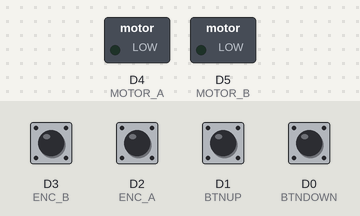
This sketch was run on a simulated ESP8266 (NodeMCU). Shown: switched loads named in the sketch (green lamp = pin HIGH). The test bench sets the inputs (shaded band); at power-on: D0 (BTNDOWN), D1 (BTNUP), D2 (ENC_A), D3 (ENC_B) HIGH. EEPROM starts erased; what the sketch prints to the serial monitor is not drawn.

Above: at 1.2 s.
1.3 s: D1 (BTNUP) pulled LOW for 0.15 s
At 1.38 s:
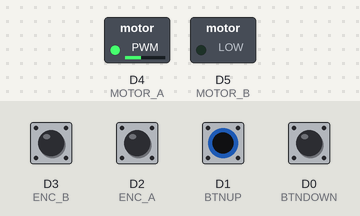
2.9 s: D0 (BTNDOWN) pulled LOW for 0.15 s
At 2.98 s:
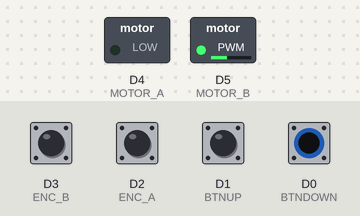
6.0 s: D1 (BTNUP) pulled LOW for 1 s
At 8.1 s:
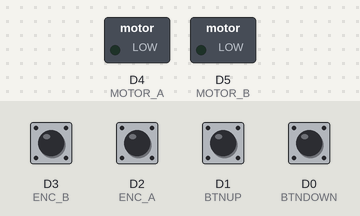
8.5 s: D1 (BTNUP) pulled LOW for 3.2 s
At 9.8 s:
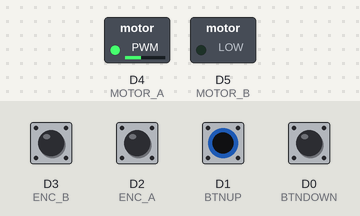
13.2 s: D0 (BTNDOWN) pulled LOW for 1 s
At 14.8 s:
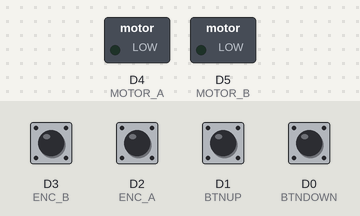
Timing chart, 0 to 16.3 s (numbered marks = the images above; inputs shaded):
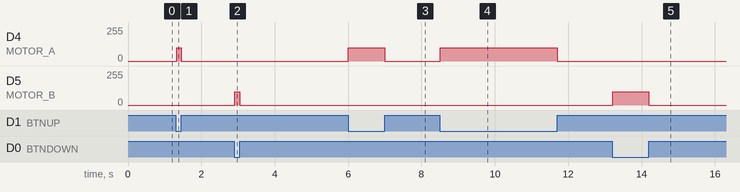

The sketch:

main_software.ino
```cpp
#include <SPI.h>
#include <MFRC522.h>
#include <EEPROM.h>
#include <vector>
#include <array>
#include <algorithm> // For std::find

// --- Pin Definitions ---
#define SS_PIN D7
#define RST_PIN D6
#define BTNUP D1
#define BTNDOWN D0
#define MOTOR_A D4
#define MOTOR_B D5
#define ENC_A D2 // This pin MUST support interrupts
#define ENC_B D3

// --- Constants ---
const int MOTOR_SPEED_FULL = 255;
const int MOTOR_SPEED_MIN = 80;//minimum speed for it to move.
const int MOTOR_SPEED_MANUAL = 100;
const int FULL_REVOLUTIION_TICKS = 8620;//12 ticks per encoder revolution, 100:1 reduction
const int DOOR_TRAVEL_TICKS = FULL_REVOLUTIION_TICKS * 2;//2 revolutions
const long DOOR_HOLD_TIME = 2000;  // ms
const int MAX_IDS = 50;           // Set a reasonable max limit for IDs

const int Kp = 4;
const int TARGET_RANGE = 10;// Number of tick+- to consider in target.

// --- EEPROM Data Structure ---
// EEPROM is emulated Flash memory on the RP2040.
// Layout: [MagicByte1, MagicByte2, ID_Count, ID1, ID2, ...]
const int EEPROM_SIZE = 2 + 1 + (MAX_IDS * 4); // 2 magic bytes, 1 count byte, 4 bytes per ID
const byte EEPROM_MAGIC_1 = 0xDE;
const byte EEPROM_MAGIC_2 = 0xAD;
#define EEPROM_ADDR_COUNT 2
#define EEPROM_ADDR_IDS_START 3

// --- RFID Instance ---
MFRC522 rfid(SS_PIN, RST_PIN);

// --- Global Variables ---
std::vector<std::array<byte, 4>> acceptedIDsList; // Holds IDs in memory

byte nuidPICC[4];    // Stores the NUID of the last scanned card
bool isOpen = false; // Tracks door state

volatile long encoderPos = 0; // Current encoder position
long targetPos = 0;           // Target encoder position
unsigned long openTime = 0;   // Timestamp for door opening

bool programmingMode = false; // Flag for ID management mode
unsigned long buttonHoldStartTime = 0;

enum motorDirection { forward, backward };

// --- Function Prototypes ---
void loadIDsFromEEPROM();
void saveIDsToEEPROM();

// --- Initialization ---
void setup() {
  Serial.begin(9600);

  // Init EEPROM
  EEPROM.begin(EEPROM_SIZE);
  loadIDsFromEEPROM();

  // Init RFID
  SPI.begin();
  rfid.PCD_Init();

  // Pin Modes
  pinMode(MOTOR_A, OUTPUT);
  pinMode(MOTOR_B, OUTPUT);
  pinMode(BTNUP, INPUT_PULLUP);
  pinMode(BTNDOWN, INPUT_PULLUP);
  pinMode(ENC_A, INPUT_PULLUP);
  pinMode(ENC_B, INPUT_PULLUP);

  // Attach encoder interrupt. No worky
  attachInterrupt(digitalPinToInterrupt(ENC_A), readEncoder, CHANGE);
  attachInterrupt(digitalPinToInterrupt(ENC_B), readEncoder, CHANGE);

  Serial.println(F("\n--- RFID Door Lock Ready ---"));
  Serial.printf("Loaded IDs from EEPROM.\n");
}

// --- Main Loop ---
void loop() {
  bool btnUpState = (digitalRead(BTNUP) == LOW);
  bool btnDownState = (digitalRead(BTNDOWN) == LOW);

  // --- Mode Switching Logic ---
  if (btnUpState && btnDownState) {
    if (buttonHoldStartTime == 0) {
      buttonHoldStartTime = millis();
    }
    // Enter programming mode after a 2-second hold
    if (!programmingMode && (millis() - buttonHoldStartTime > 2000)) {
      programmingMode = true;
      driveMotor(0); // Ensure motor is off
      targetPos = encoderPos; // Cancel any movement
      Serial.println(F("\n--- ENTERING PROGRAMMING MODE ---"));
      Serial.println(F("Scan a tag to add/remove. Press any single button to exit."));
    }
  } else {
    buttonHoldStartTime = 0; // Reset timer if buttons aren't held
    // Exit programming mode if a single button is pressed
    if (programmingMode && (btnUpState || btnDownState)) {
      programmingMode = false;
      Serial.println(F("--- EXITING PROGRAMMING MODE ---\n"));
      delay(500); // Debounce exit
    }
  }

  // --- Main Logic based on Mode ---
  if (programmingMode) {
    // In programming mode, we only check for cards to manage them
    if (readCard()) {
      manageScannedID();
    }
  } else {
    // --- Normal Operation Mode ---

    // A static variable retains its value between loop cycles.
    // This helps us track if we were just manually driving the motor.
    static bool wasManualDriving = false;

    if (btnUpState) {
      targetPos = encoderPos; // Cancel any automatic movement
      driveMotor(MOTOR_SPEED_MANUAL);
      wasManualDriving = true;
    } else if (btnDownState) {
      targetPos = encoderPos; // Cancel any automatic movement
      driveMotor(-MOTOR_SPEED_MANUAL);
      wasManualDriving = true;
    } else {
      // This block runs when no manual buttons are being pressed.

      // If we just finished a manual drive (i.e., the button was just released)...
      if (wasManualDriving) {
        driveMotor(0);
        // Set the new zero position ON RELEASE, which is more intuitive.
        encoderPos = 0;
        targetPos = 0;
        wasManualDriving = false; // Reset the flag
      }

      // Run automatic logic only when not in a manual-drive state.
      // Only check for new cards if the motor is idle.
      if (targetReached(0)) {
        if (readCard() && verifyID(nuidPICC)) {
          if (!isOpen) {
            targetPos = DOOR_TRAVEL_TICKS;
            Serial.println(F("Opening door"));
          }
        }
      }

      // if the door is open
      if (targetReached(DOOR_TRAVEL_TICKS)) {
        if (!isOpen) {
          isOpen = true;
          openTime = 0;
        }
      }

      // motorLoop handles automatic movement towards a target (e.g., after a card scan)
      motorLoop();
      //readEncoder();

      if (isOpen) {
        if (openTime == 0) {
          openTime = millis();
        }
        if (millis() - openTime > DOOR_HOLD_TIME) {
          targetPos = 0;

          isOpen = false;
          openTime = 0;
          Serial.println(F("Closing door"));

        }
      }
    }
  }

  //debug encoders
  byte currentState = (digitalRead(ENC_A) << 1) | digitalRead(ENC_B);
  //Serial.printf("encoder state %d \n",currentState);

}

bool targetReached(int targetPos) {
  return (encoderPos <= targetPos + TARGET_RANGE) && (encoderPos >= targetPos - TARGET_RANGE);
}

// --- ID & EEPROM Management ---
void manageScannedID() {
  std::array<byte, 4> scannedID;
  memcpy(scannedID.data(), nuidPICC, 4);

  // Check if the ID already exists in our list
  auto it = std::find(acceptedIDsList.begin(), acceptedIDsList.end(), scannedID);

  if (it != acceptedIDsList.end()) {
    // ID exists, so remove it
    acceptedIDsList.erase(it);
    Serial.print(F("ID Removed: "));
    printHex(nuidPICC, 4);
    Serial.println();
    saveIDsToEEPROM();
  } else {
    // ID does not exist, so add it (if we have space)
    if (acceptedIDsList.size() < MAX_IDS) {
      acceptedIDsList.push_back(scannedID);
      Serial.print(F("ID Added: "));
      printHex(nuidPICC, 4);
      Serial.println();
      saveIDsToEEPROM();
    } else {
      Serial.println(F("Cannot add ID, list is full."));
    }
  }
}

void loadIDsFromEEPROM() {
  acceptedIDsList.clear();
  if (EEPROM.read(0) == EEPROM_MAGIC_1 && EEPROM.read(1) == EEPROM_MAGIC_2) {
    byte idCount = EEPROM.read(EEPROM_ADDR_COUNT);
    for (byte i = 0; i < idCount; i++) {
      std::array<byte, 4> id;
      int startAddr = EEPROM_ADDR_IDS_START + (i * 4);
      for (byte j = 0; j < 4; j++) {
        id[j] = EEPROM.read(startAddr + j);
      }
      acceptedIDsList.push_back(id);
    }
  } else {
    // EEPROM not formatted, format it now
    Serial.println(F("EEPROM not initialized. Formatting..."));
    saveIDsToEEPROM(); // This will write magic bytes and count of 0
  }
}

void saveIDsToEEPROM() {
  EEPROM.write(0, EEPROM_MAGIC_1);
  EEPROM.write(1, EEPROM_MAGIC_2);
  EEPROM.write(EEPROM_ADDR_COUNT, acceptedIDsList.size());
  for (size_t i = 0; i < acceptedIDsList.size(); i++) {
    int startAddr = EEPROM_ADDR_IDS_START + (i * 4);
    for (byte j = 0; j < 4; j++) {
      EEPROM.write(startAddr + j, acceptedIDsList[i][j]);
    }
  }
  if (EEPROM.commit()) {
    Serial.println(F("EEPROM saved successfully."));
  } else {
    Serial.println(F("ERROR: EEPROM commit failed!"));
  }
}

bool verifyID(byte id[4]) {
  std::array<byte, 4> targetID;
  memcpy(targetID.data(), id, 4);

  for (const auto& acceptedID : acceptedIDsList) {
    if (acceptedID == targetID) {
      Serial.println(F("ID Accepted."));
      return true;
    }
  }

  Serial.println(F("ID Rejected."));
  return false;
}

// --- Motor, RFID, and Helper functions ---


void driveMotor(int speed) {
  if (speed > 0) {
    analogWrite(MOTOR_A, speed);
    digitalWrite(MOTOR_B, LOW);
  } else if (speed < 0) {
    digitalWrite(MOTOR_A, LOW);
    analogWrite(MOTOR_B, -speed);
  } else {
    digitalWrite(MOTOR_A, LOW);
    digitalWrite(MOTOR_B, LOW);
  }
}

void motorLoop() {
  // Currently I need to use a PID controller, but this is a proportional controller
  int error = targetPos - encoderPos;
  // Equation, if a full revolution is needed it will go full speed, Kp disregarded
  int motorSpeed = Kp * error * (float(MOTOR_SPEED_FULL) / float(FULL_REVOLUTIION_TICKS));

  //bounding the motor speed between full speed and minimum move speed.
  if (motorSpeed > 0) {
    motorSpeed = constrain(motorSpeed, MOTOR_SPEED_MIN, MOTOR_SPEED_FULL);
  }
  else {
    motorSpeed = constrain(motorSpeed, -MOTOR_SPEED_FULL, -MOTOR_SPEED_MIN);
  }
  //Serial.println(motorSpeed);
  Serial.printf("encoder pos %d \n",encoderPos);
  if (targetReached(targetPos)) {
    motorSpeed = 0;
  }

  driveMotor(motorSpeed);

}

bool readCard() {
  if (!rfid.PICC_IsNewCardPresent() || !rfid.PICC_ReadCardSerial()) {
    return false;
  }
  memcpy(nuidPICC, rfid.uid.uidByte, 4);
  rfid.PICC_HaltA();
  rfid.PCD_StopCrypto1();
  return true;
}

// QUADRATURE ENCODER FUNCTION
void readEncoder() {
  // A static variable to remember the last state of the encoder pins
  static byte lastState = 0;

  // Read the current state of the two pins
  byte currentState = (digitalRead(ENC_A) << 1) | digitalRead(ENC_B);

  // If the state hasn't changed, do nothing (prevents floating pins from causing issues)
  if (currentState == lastState) {
    return;
  }

  // A lookup table is the most efficient way to decode quadrature states.
  // The index is calculated from the previous and current states.
  // Values: 0 = No change, 1 = Clockwise, -1 = Counter-Clockwise
  static const int8_t lookupTable[] = {
    0, -1, 1, 0, 1, 0, 0, -1, -1, 0, 0, 1, 0, 1, -1, 0
  };

  int8_t direction = lookupTable[(lastState << 2) | currentState];
  encoderPos += direction;

  // Save the current state for the next time the interrupt fires
  lastState = currentState;
}

void printHex(byte *buffer, byte bufferSize) {
  for (byte i = 0; i < bufferSize; i++) {
    Serial.print(buffer[i] < 0x10 ? " 0" : " ");
    Serial.print(buffer[i], HEX);
  }
}
```

Measured:
- after the input at 1.3 s, D4 (MOTOR_A): 0/255 → 100/255 at once, → 0/255 0.13 s later
- after the input at 2.9 s, D5 (MOTOR_B): 0/255 → 100/255 at once, → 0/255 0.14 s later
- after the input at 6.0 s, D4 (MOTOR_A): 0/255 → 100/255 at once, → 0/255 1.0 s later
- after the input at 8.5 s, D4 (MOTOR_A): 0/255 → 100/255 at once, → 0/255 3.2 s later
- after the input at 13.2 s, D5 (MOTOR_B): 0/255 → 100/255 at once, → 0/255 0.98 s later
